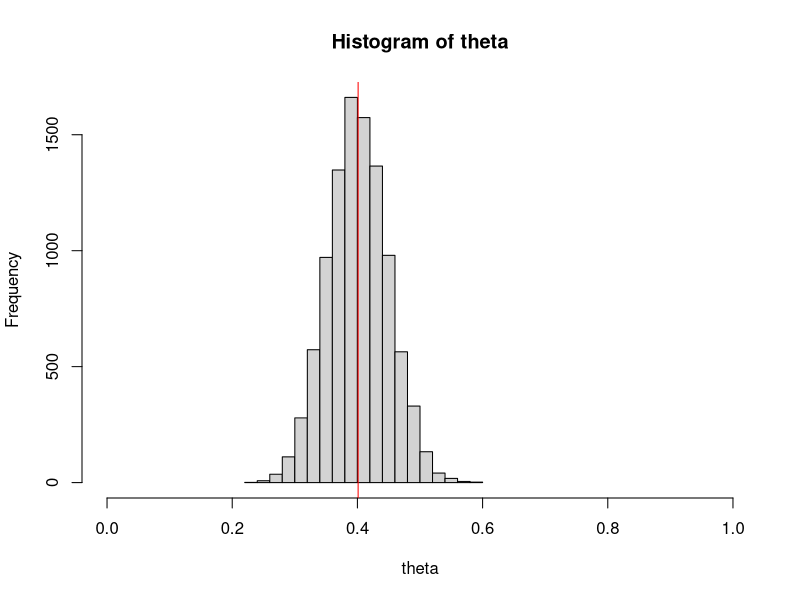

Source code (R):
### Comparing proportion tests for a coin flip data.
### A) First use draws from the distribution simulating
### iterations from a Gibbs sampling or M-H sampling
###
### B) Next use the distribution itself.
### 
### Consider a coin flip experiment.  
### The coin is flipped 100 times to get 40 heads.  
### Assume a flat prior of Beta(1,1).
###
### Determine the Beta distribution.
###
### Beta(?,?)  <-fill alpha and beta
###
### Make N = 10000 draws of theta from this distribution to 
### simulate Gibbs sampling. Call the variable theta.
###
N = 10000
alpha = 41
beta = 61
theta = rbeta(N,alpha,beta) 

## Use the draws to find the mean of the distribution.
## Let the mean be theta.bar 
###
theta.bar = mean(theta)
theta.bar
###
### Make a histogram hist(theta,xlim=c(0,1) and
### draw a vertical line for the mean on the histogram 
### using abline(v=theta.bar,col='red)
###
par(mfrow=c(1,1))
hist(theta,xlim=c(0,1))
abline(v=theta.bar,col='red')
###
### Do the hypothesis test: Use the iterations
###     H0: theta => .5  vs H1: theta < .5
###     at significance level alpha = .05
### That is, determine the probability the distribution is greater than
### .5 by finding the probability P(theta < .5) using the draws
### from the Beta distribution.  [Hint: ct = sum(theta >= .5)]
###  Name this probability P.gt.half.
ct = sum(theta >= .5)                # ct is count of theta > .5
P.gt.half = ct/N      # probability greater than .5
P.gt.half
if( P.gt.half <= .05) {
	print("reject H0",quote=FALSE)
}else print("do not reject H0",quote=FALSE)
###
### Do the hypothesis test: Use the Distribution
###     H0: theta = .5  vs H1: theta != .5
###     at significance level alpha = .05
### That is, determine the 95% CI for draws for theta and see if it 
### includes .5. Name upper and lower values theta.L and theta,U
###
theta = sort(theta)
L = as.integer(.025*N)
U = as.integer(.975*N)
theta.L = theta[L]
theta.U = theta[U]
theta.L
theta.U
if( theta.L <= .5 && theta.U >= .5 ) {
	print("do not reject H0",quote=FALSE)
}else print("reject H0",quote=FALSE)
###
### Now use the probaility distribution Beta(alpha,beta) to do these test.
###
### Do the hypothesis test:
###     H0: theta <= .5  vs H1: theta > .5
###     at significance level alpha = .05
### That is, determine the probability the distribution is greater than
### .5 by using pbeta to get the probabiity greater than .5.
###
P.gt.half = 1 - pbeta(.5,alpha,beta)  # accumulates up .5
P.gt.half
if( P.gt.half <= .05) {
	print("reject H0",quote=FALSE)
}else print("do not reject H0",quote=FALSE)
###
### Do the hypothesis test:
###     H0: theta = .5  vs H1: theta != .5
###     at significance level alpha = .05
### That is, determine the 95% CI for distribution theta using qbeta
### and see if it includes .5. 
###
theta.L = qbeta(.025,alpha,beta)
theta.U = qbeta(.975,alpha,beta)
theta.L
theta.U
if( theta.L <= .5 && theta.U >= .5 ) {
	print("do not reject H0",quote=FALSE)
}else print("reject H0",quote=FALSE)
###
### How do the probabilities compare for the first test?
### How do the intervals compare for the second test?
